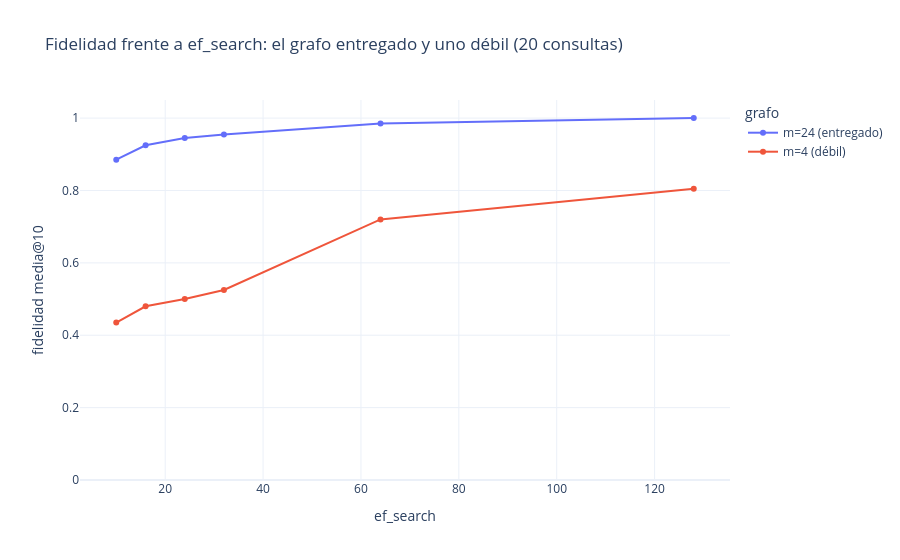

The notebook cell saved with this chart:
### Markdown cell above
Una fidelidad de 1.0 solo es creíble si se demuestra que la medición
**puede** detectar pérdida. El barrido de `ef_search` (`make sweep-ef` →
`.artifacts/evaluacion/barrido_ef_search.json`) mide dos grafos sobre el
mismo catálogo: la configuración entregada (m=24, `ef_construct=120`,
totalmente optimizada) y un **grafo deliberadamente débil** (m=4,
`ef_construct=16`) en una colección dedicada, donde el compromiso
fidelidad/esfuerzo emerge con claridad.

### Code cell
sweep_report = json.loads(
    (project_root / ".artifacts" / "evaluacion" / "barrido_ef_search.json").read_text()
)
frames = []
for graph_name, block in (("m=24 (entregado)", sweep_report["final_config"]),
                          ("m=4 (débil)", sweep_report["weak_graph"])):
    frame = pd.DataFrame(block["sweep"])
    frame["grafo"] = graph_name
    frames.append(frame)
sweep = pd.concat(frames)
figure = px.line(
    sweep, x="ef_search", y="mean_overlap_at_10", color="grafo",
    markers=True, labels={"mean_overlap_at_10": "fidelidad media@10"},
    title="Fidelidad frente a ef_search: el grafo entregado y uno débil (20 consultas)",
)
figure.update_yaxes(range=[0, 1.05])
figure

### Figure 1 — Plotly figure (JSON) as saved in the notebook; plotly's stock layout.template omitted (floating-point values rounded to 4 significant figures)
{"data": [{"hovertemplate": "grafo=m=24 (entregado)<br>ef_search=%{x}<br>fidelidad media@10=%{y}<extra></extra>", "legendgroup": "m=24 (entregado)", "line": {"color": "#636efa", "dash": "solid"}, "marker": {"symbol": "circle"}, "mode": "lines+markers", "name": "m=24 (entregado)", "orientation": "v", "showlegend": true, "type": "scatter", "x": [10, 16, 24, 32, 64, 128], "xaxis": "x", "y": [0.885, 0.925, 0.945, 0.955, 0.985, 1.0], "yaxis": "y"}, {"hovertemplate": "grafo=m=4 (débil)<br>ef_search=%{x}<br>fidelidad media@10=%{y}<extra></extra>", "legendgroup": "m=4 (débil)", "line": {"color": "#EF553B", "dash": "solid"}, "marker": {"symbol": "circle"}, "mode": "lines+markers", "name": "m=4 (débil)", "orientation": "v", "showlegend": true, "type": "scatter", "x": [10, 16, 24, 32, 64, 128], "xaxis": "x", "y": [0.435, 0.48, 0.5, 0.525, 0.72, 0.805], "yaxis": "y"}], "layout": {"legend": {"title": {"text": "grafo"}, "tracegroupgap": 0}, "title": {"text": "Fidelidad frente a ef_search: el grafo entregado y uno débil (20 consultas)"}, "xaxis": {"anchor": "y", "domain": [0.0, 1.0], "title": {"text": "ef_search"}}, "yaxis": {"anchor": "x", "domain": [0.0, 1.0], "range": [0, 1.05], "title": {"text": "fidelidad media@10"}}}}
